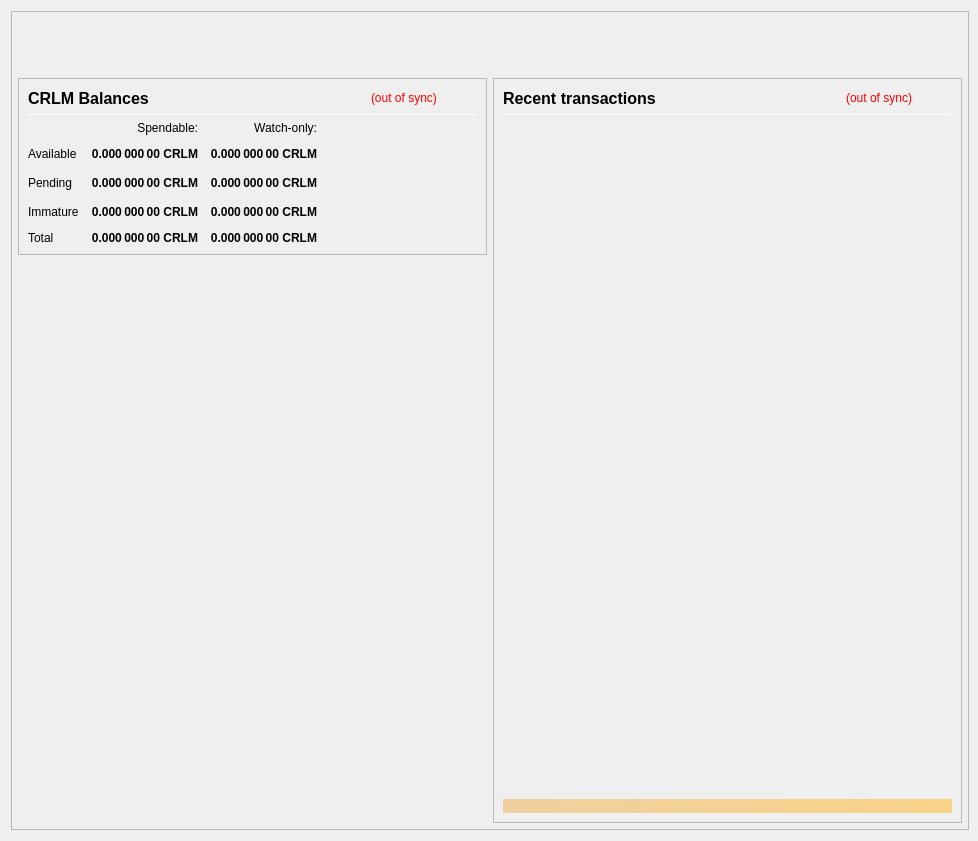
<?xml version="1.0" encoding="UTF-8"?>
<ui version="4.0">
 <class>OverviewPage</class>
 <widget class="QWidget" name="OverviewPage">
  <property name="geometry">
   <rect>
    <x>0</x>
    <y>0</y>
    <width>978</width>
    <height>841</height>
   </rect>
  </property>
  <property name="minimumSize">
   <size>
    <width>960</width>
    <height>682</height>
   </size>
  </property>
  <property name="font">
   <font>
    <weight>50</weight>
    <bold>false</bold>
   </font>
  </property>
  <property name="windowTitle">
   <string>Form</string>
  </property>
  <layout class="QVBoxLayout" name="topLayout" stretch="0">
   <property name="rightMargin">
    <number>9</number>
   </property>
   <item>
    <widget class="QFrame" name="frame_BG">
     <property name="minimumSize">
      <size>
       <width>850</width>
       <height>610</height>
      </size>
     </property>
     <property name="maximumSize">
      <size>
       <width>16777215</width>
       <height>16777215</height>
      </size>
     </property>
     <property name="frameShape">
      <enum>QFrame::StyledPanel</enum>
     </property>
     <property name="frameShadow">
      <enum>QFrame::Raised</enum>
     </property>
     <layout class="QVBoxLayout" name="verticalLayout_3" stretch="0">
      <property name="leftMargin">
       <number>0</number>
      </property>
      <property name="topMargin">
       <number>0</number>
      </property>
      <property name="rightMargin">
       <number>0</number>
      </property>
      <property name="bottomMargin">
       <number>6</number>
      </property>
      <item>
       <layout class="QVBoxLayout" name="verticalLayout_Master" stretch="0,1">
        <property name="leftMargin">
         <number>0</number>
        </property>
        <property name="topMargin">
         <number>0</number>
        </property>
        <property name="rightMargin">
         <number>0</number>
        </property>
        <property name="bottomMargin">
         <number>0</number>
        </property>
        <item>
         <widget class="QFrame" name="frame_Header">
          <layout class="QVBoxLayout" name="verticalLayout_Header" stretch="0">
           <property name="leftMargin">
            <number>0</number>
           </property>
           <property name="topMargin">
            <number>0</number>
           </property>
           <property name="rightMargin">
            <number>0</number>
           </property>
           <property name="bottomMargin">
            <number>0</number>
           </property>
           <item>
            <layout class="QHBoxLayout" name="horizontalLayout_Header" stretch="1,0">
             <property name="spacing">
              <number>6</number>
             </property>
             <item>
              <spacer name="horizontalSpacer_Header">
               <property name="orientation">
                <enum>Qt::Horizontal</enum>
               </property>
               <property name="sizeHint" stdset="0">
                <size>
                 <width>40</width>
                 <height>20</height>
                </size>
               </property>
              </spacer>
             </item>
             <item>
              <widget class="QLabel" name="labelOverviewHeaderRight">
               <property name="minimumSize">
                <size>
                 <width>464</width>
                 <height>60</height>
                </size>
               </property>
               <property name="maximumSize">
                <size>
                 <width>16777215</width>
                 <height>60</height>
                </size>
               </property>
               <property name="font">
                <font>
                 <pointsize>14</pointsize>
                </font>
               </property>
               <property name="text">
                <string/>
               </property>
               <property name="alignment">
                <set>Qt::AlignRight|Qt::AlignTrailing|Qt::AlignVCenter</set>
               </property>
              </widget>
             </item>
            </layout>
           </item>
          </layout>
         </widget>
        </item>
        <item>
         <widget class="QFrame" name="frame_Content">
          <layout class="QVBoxLayout" name="verticalLayout_Content">
           <property name="leftMargin">
            <number>6</number>
           </property>
           <property name="topMargin">
            <number>0</number>
           </property>
           <property name="rightMargin">
            <number>6</number>
           </property>
           <property name="bottomMargin">
            <number>0</number>
           </property>
           <item>
            <layout class="QHBoxLayout" name="horizontalLayout_Content" stretch="1,1">
             <property name="spacing">
              <number>6</number>
             </property>
             <item>
              <layout class="QVBoxLayout" name="verticalLayout_left" stretch="0,0">
               <item>
                <widget class="QFrame" name="frameBalances">
                 <property name="frameShape">
                  <enum>QFrame::StyledPanel</enum>
                 </property>
                 <property name="frameShadow">
                  <enum>QFrame::Raised</enum>
                 </property>
                 <layout class="QVBoxLayout" name="verticalLayout_4">
                  <item>
                   <layout class="QHBoxLayout" name="hlBalancesHeader" stretch="2,0,0">
                    <property name="spacing">
                     <number>6</number>
                    </property>
                    <item>
                     <widget class="QLabel" name="labelBalances">
                      <property name="minimumSize">
                       <size>
                        <width>0</width>
                        <height>0</height>
                       </size>
                      </property>
                      <property name="font">
                       <font>
                        <pointsize>12</pointsize>
                        <weight>75</weight>
                        <bold>true</bold>
                       </font>
                      </property>
                      <property name="text">
                       <string>CRLM Balances</string>
                      </property>
                     </widget>
                    </item>
                    <item>
                     <widget class="QLabel" name="labelWalletStatus">
                      <property name="cursor">
                       <cursorShape>WhatsThisCursor</cursorShape>
                      </property>
                      <property name="toolTip">
                       <string>The displayed information may be out of date. Your wallet automatically synchronizes with the Corallium network after a connection is established, but this process has not completed yet.</string>
                      </property>
                      <property name="styleSheet">
                       <string notr="true">QLabel { color: red; }</string>
                      </property>
                      <property name="text">
                       <string notr="true">(out of sync)</string>
                      </property>
                      <property name="alignment">
                       <set>Qt::AlignLeading|Qt::AlignLeft|Qt::AlignVCenter</set>
                      </property>
                     </widget>
                    </item>
                    <item>
                     <spacer name="hsBalancesHeader">
                      <property name="orientation">
                       <enum>Qt::Horizontal</enum>
                      </property>
                      <property name="sizeHint" stdset="0">
                       <size>
                        <width>40</width>
                        <height>20</height>
                       </size>
                      </property>
                     </spacer>
                    </item>
                   </layout>
                  </item>
                  <item>
                   <widget class="Line" name="lineBalances">
                    <property name="minimumSize">
                     <size>
                      <width>0</width>
                      <height>1</height>
                     </size>
                    </property>
                    <property name="maximumSize">
                     <size>
                      <width>16777215</width>
                      <height>1</height>
                     </size>
                    </property>
                    <property name="orientation">
                     <enum>Qt::Horizontal</enum>
                    </property>
                   </widget>
                  </item>
                  <item>
                   <layout class="QGridLayout" name="gridLayout">
                    <property name="spacing">
                     <number>12</number>
                    </property>
                    <item row="2" column="2">
                     <widget class="QLabel" name="labelWatchPending">
                      <property name="font">
                       <font>
                        <weight>75</weight>
                        <bold>true</bold>
                       </font>
                      </property>
                      <property name="cursor">
                       <cursorShape>ArrowCursor</cursorShape>
                      </property>
                      <property name="toolTip">
                       <string>Unconfirmed transactions to watch-only addresses</string>
                      </property>
                      <property name="text">
                       <string notr="true">0.000 000 00 CRLM</string>
                      </property>
                      <property name="alignment">
                       <set>Qt::AlignRight|Qt::AlignTrailing|Qt::AlignVCenter</set>
                      </property>
                      <property name="textInteractionFlags">
                       <set>Qt::NoTextInteraction</set>
                      </property>
                     </widget>
                    </item>
                    <item row="2" column="1">
                     <widget class="QLabel" name="labelUnconfirmed">
                      <property name="font">
                       <font>
                        <weight>75</weight>
                        <bold>true</bold>
                       </font>
                      </property>
                      <property name="cursor">
                       <cursorShape>ArrowCursor</cursorShape>
                      </property>
                      <property name="toolTip">
                       <string>Total of transactions that have yet to be confirmed, and do not yet count toward the spendable balance</string>
                      </property>
                      <property name="text">
                       <string notr="true">0.000 000 00 CRLM</string>
                      </property>
                      <property name="alignment">
                       <set>Qt::AlignRight|Qt::AlignTrailing|Qt::AlignVCenter</set>
                      </property>
                      <property name="textInteractionFlags">
                       <set>Qt::NoTextInteraction</set>
                      </property>
                     </widget>
                    </item>
                    <item row="3" column="2">
                     <widget class="QLabel" name="labelWatchImmature">
                      <property name="font">
                       <font>
                        <weight>75</weight>
                        <bold>true</bold>
                       </font>
                      </property>
                      <property name="cursor">
                       <cursorShape>ArrowCursor</cursorShape>
                      </property>
                      <property name="toolTip">
                       <string>Staked or masternode rewards in watch-only addresses that has not yet matured</string>
                      </property>
                      <property name="text">
                       <string notr="true">0.000 000 00 CRLM</string>
                      </property>
                      <property name="alignment">
                       <set>Qt::AlignRight|Qt::AlignTrailing|Qt::AlignVCenter</set>
                      </property>
                      <property name="textInteractionFlags">
                       <set>Qt::NoTextInteraction</set>
                      </property>
                     </widget>
                    </item>
                    <item row="4" column="0">
                     <widget class="QLabel" name="labelTotalText">
                      <property name="text">
                       <string>Total</string>
                      </property>
                      <property name="textInteractionFlags">
                       <set>Qt::NoTextInteraction</set>
                      </property>
                     </widget>
                    </item>
                    <item row="3" column="1">
                     <widget class="QLabel" name="labelImmature">
                      <property name="font">
                       <font>
                        <weight>75</weight>
                        <bold>true</bold>
                       </font>
                      </property>
                      <property name="cursor">
                       <cursorShape>ArrowCursor</cursorShape>
                      </property>
                      <property name="toolTip">
                       <string>Staked or masternode rewards that has not yet matured</string>
                      </property>
                      <property name="text">
                       <string notr="true">0.000 000 00 CRLM</string>
                      </property>
                      <property name="alignment">
                       <set>Qt::AlignRight|Qt::AlignTrailing|Qt::AlignVCenter</set>
                      </property>
                      <property name="textInteractionFlags">
                       <set>Qt::NoTextInteraction</set>
                      </property>
                     </widget>
                    </item>
                    <item row="2" column="3">
                     <spacer name="hsBalances">
                      <property name="orientation">
                       <enum>Qt::Horizontal</enum>
                      </property>
                      <property name="sizeHint" stdset="0">
                       <size>
                        <width>40</width>
                        <height>20</height>
                       </size>
                      </property>
                     </spacer>
                    </item>
                    <item row="3" column="0">
                     <widget class="QLabel" name="labelImmatureText">
                      <property name="text">
                       <string>Immature</string>
                      </property>
                      <property name="textInteractionFlags">
                       <set>Qt::NoTextInteraction</set>
                      </property>
                     </widget>
                    </item>
                    <item row="4" column="1">
                     <widget class="QLabel" name="labelTotal">
                      <property name="font">
                       <font>
                        <weight>75</weight>
                        <bold>true</bold>
                       </font>
                      </property>
                      <property name="cursor">
                       <cursorShape>ArrowCursor</cursorShape>
                      </property>
                      <property name="toolTip">
                       <string>Your current total balance</string>
                      </property>
                      <property name="text">
                       <string notr="true">0.000 000 00 CRLM</string>
                      </property>
                      <property name="alignment">
                       <set>Qt::AlignRight|Qt::AlignTrailing|Qt::AlignVCenter</set>
                      </property>
                      <property name="textInteractionFlags">
                       <set>Qt::NoTextInteraction</set>
                      </property>
                     </widget>
                    </item>
                    <item row="4" column="2">
                     <widget class="QLabel" name="labelWatchTotal">
                      <property name="font">
                       <font>
                        <weight>75</weight>
                        <bold>true</bold>
                       </font>
                      </property>
                      <property name="cursor">
                       <cursorShape>ArrowCursor</cursorShape>
                      </property>
                      <property name="toolTip">
                       <string>Current total balance in watch-only addresses</string>
                      </property>
                      <property name="text">
                       <string notr="true">0.000 000 00 CRLM</string>
                      </property>
                      <property name="alignment">
                       <set>Qt::AlignRight|Qt::AlignTrailing|Qt::AlignVCenter</set>
                      </property>
                      <property name="textInteractionFlags">
                       <set>Qt::NoTextInteraction</set>
                      </property>
                     </widget>
                    </item>
                    <item row="0" column="2">
                     <widget class="QLabel" name="labelWatchonly">
                      <property name="text">
                       <string>Watch-only:</string>
                      </property>
                      <property name="alignment">
                       <set>Qt::AlignRight|Qt::AlignTrailing|Qt::AlignVCenter</set>
                      </property>
                     </widget>
                    </item>
                    <item row="1" column="0">
                     <widget class="QLabel" name="labelBalanceText">
                      <property name="text">
                       <string>Available</string>
                      </property>
                      <property name="textInteractionFlags">
                       <set>Qt::NoTextInteraction</set>
                      </property>
                     </widget>
                    </item>
                    <item row="1" column="1">
                     <widget class="QLabel" name="labelBalance">
                      <property name="font">
                       <font>
                        <weight>75</weight>
                        <bold>true</bold>
                       </font>
                      </property>
                      <property name="cursor">
                       <cursorShape>ArrowCursor</cursorShape>
                      </property>
                      <property name="toolTip">
                       <string>Your current spendable balance</string>
                      </property>
                      <property name="text">
                       <string notr="true">0.000 000 00 CRLM</string>
                      </property>
                      <property name="alignment">
                       <set>Qt::AlignRight|Qt::AlignTrailing|Qt::AlignVCenter</set>
                      </property>
                      <property name="textInteractionFlags">
                       <set>Qt::NoTextInteraction</set>
                      </property>
                     </widget>
                    </item>
                    <item row="1" column="2">
                     <widget class="QLabel" name="labelWatchAvailable">
                      <property name="font">
                       <font>
                        <weight>75</weight>
                        <bold>true</bold>
                       </font>
                      </property>
                      <property name="cursor">
                       <cursorShape>ArrowCursor</cursorShape>
                      </property>
                      <property name="toolTip">
                       <string>Your current balance in watch-only addresses</string>
                      </property>
                      <property name="text">
                       <string notr="true">0.000 000 00 CRLM</string>
                      </property>
                      <property name="alignment">
                       <set>Qt::AlignRight|Qt::AlignTrailing|Qt::AlignVCenter</set>
                      </property>
                      <property name="textInteractionFlags">
                       <set>Qt::NoTextInteraction</set>
                      </property>
                     </widget>
                    </item>
                    <item row="2" column="0">
                     <widget class="QLabel" name="labelPendingText">
                      <property name="text">
                       <string>Pending</string>
                      </property>
                      <property name="textInteractionFlags">
                       <set>Qt::NoTextInteraction</set>
                      </property>
                     </widget>
                    </item>
                    <item row="0" column="1">
                     <widget class="QLabel" name="labelSpendable">
                      <property name="text">
                       <string>Spendable:</string>
                      </property>
                      <property name="alignment">
                       <set>Qt::AlignRight|Qt::AlignTrailing|Qt::AlignVCenter</set>
                      </property>
                     </widget>
                    </item>
                   </layout>
                  </item>
                 </layout>
                </widget>
               </item>
               <item>
                <spacer name="verticalSpacer">
                 <property name="orientation">
                  <enum>Qt::Vertical</enum>
                 </property>
                 <property name="sizeHint" stdset="0">
                  <size>
                   <width>20</width>
                   <height>40</height>
                  </size>
                 </property>
                </spacer>
               </item>
              </layout>
             </item>
             <item>
              <layout class="QVBoxLayout" name="verticalLayout_right" stretch="1">
               <item>
                <widget class="QFrame" name="frame_RecentTransactions">
                 <property name="minimumSize">
                  <size>
                   <width>0</width>
                   <height>0</height>
                  </size>
                 </property>
                 <property name="frameShape">
                  <enum>QFrame::StyledPanel</enum>
                 </property>
                 <property name="frameShadow">
                  <enum>QFrame::Raised</enum>
                 </property>
                 <layout class="QVBoxLayout" name="verticalLayout_1" stretch="0,0,0,0,0">
                  <item>
                   <layout class="QHBoxLayout" name="horizontalLayout_2" stretch="2,0,0">
                    <property name="spacing">
                     <number>3</number>
                    </property>
                    <item>
                     <widget class="QLabel" name="label_4">
                      <property name="minimumSize">
                       <size>
                        <width>0</width>
                        <height>20</height>
                       </size>
                      </property>
                      <property name="font">
                       <font>
                        <pointsize>12</pointsize>
                        <weight>75</weight>
                        <bold>true</bold>
                       </font>
                      </property>
                      <property name="text">
                       <string>Recent transactions</string>
                      </property>
                     </widget>
                    </item>
                    <item>
                     <widget class="QLabel" name="labelTransactionsStatus">
                      <property name="cursor">
                       <cursorShape>WhatsThisCursor</cursorShape>
                      </property>
                      <property name="toolTip">
                       <string>The displayed information may be out of date. Your wallet automatically synchronizes with the Corallium network after a connection is established, but this process has not completed yet.</string>
                      </property>
                      <property name="styleSheet">
                       <string notr="true">QLabel { color: red; }</string>
                      </property>
                      <property name="text">
                       <string notr="true">(out of sync)</string>
                      </property>
                      <property name="alignment">
                       <set>Qt::AlignRight|Qt::AlignTrailing|Qt::AlignVCenter</set>
                      </property>
                     </widget>
                    </item>
                    <item>
                     <spacer name="horizontalSpacer">
                      <property name="orientation">
                       <enum>Qt::Horizontal</enum>
                      </property>
                      <property name="sizeHint" stdset="0">
                       <size>
                        <width>40</width>
                        <height>20</height>
                       </size>
                      </property>
                     </spacer>
                    </item>
                   </layout>
                  </item>
                  <item>
                   <widget class="Line" name="line">
                    <property name="minimumSize">
                     <size>
                      <width>0</width>
                      <height>1</height>
                     </size>
                    </property>
                    <property name="maximumSize">
                     <size>
                      <width>16777215</width>
                      <height>1</height>
                     </size>
                    </property>
                    <property name="orientation">
                     <enum>Qt::Horizontal</enum>
                    </property>
                   </widget>
                  </item>
                  <item>
                   <widget class="QListView" name="listTransactions">
                    <property name="minimumSize">
                     <size>
                      <width>0</width>
                      <height>0</height>
                     </size>
                    </property>
                    <property name="styleSheet">
                     <string notr="true">QListView { background: transparent; }</string>
                    </property>
                    <property name="frameShape">
                     <enum>QFrame::NoFrame</enum>
                    </property>
                    <property name="verticalScrollBarPolicy">
                     <enum>Qt::ScrollBarAlwaysOff</enum>
                    </property>
                    <property name="horizontalScrollBarPolicy">
                     <enum>Qt::ScrollBarAlwaysOff</enum>
                    </property>
                    <property name="selectionMode">
                     <enum>QAbstractItemView::NoSelection</enum>
                    </property>
                   </widget>
                  </item>
                  <item>
                   <spacer name="verticalSpacer_2">
                    <property name="orientation">
                     <enum>Qt::Vertical</enum>
                    </property>
                    <property name="sizeType">
                     <enum>QSizePolicy::Expanding</enum>
                    </property>
                    <property name="sizeHint" stdset="0">
                     <size>
                      <width>20</width>
                      <height>40</height>
                     </size>
                    </property>
                   </spacer>
                  </item>
                  <item>
                   <widget class="QLabel" name="labelAlerts">
                    <property name="maximumSize">
                     <size>
                      <width>16777215</width>
                      <height>16777215</height>
                     </size>
                    </property>
                    <property name="styleSheet">
                     <string notr="true">background-color: qlineargradient(x1: 0, y1: 0, x2: 1, y2: 0, stop:0 #F0D0A0, stop:1 #F8D488); color:#000000;</string>
                    </property>
                    <property name="text">
                     <string/>
                    </property>
                    <property name="wordWrap">
                     <bool>true</bool>
                    </property>
                    <property name="margin">
                     <number>3</number>
                    </property>
                   </widget>
                  </item>
                 </layout>
                </widget>
               </item>
              </layout>
             </item>
            </layout>
           </item>
          </layout>
         </widget>
        </item>
       </layout>
      </item>
     </layout>
    </widget>
   </item>
  </layout>
 </widget>
 <resources/>
 <connections/>
</ui>
